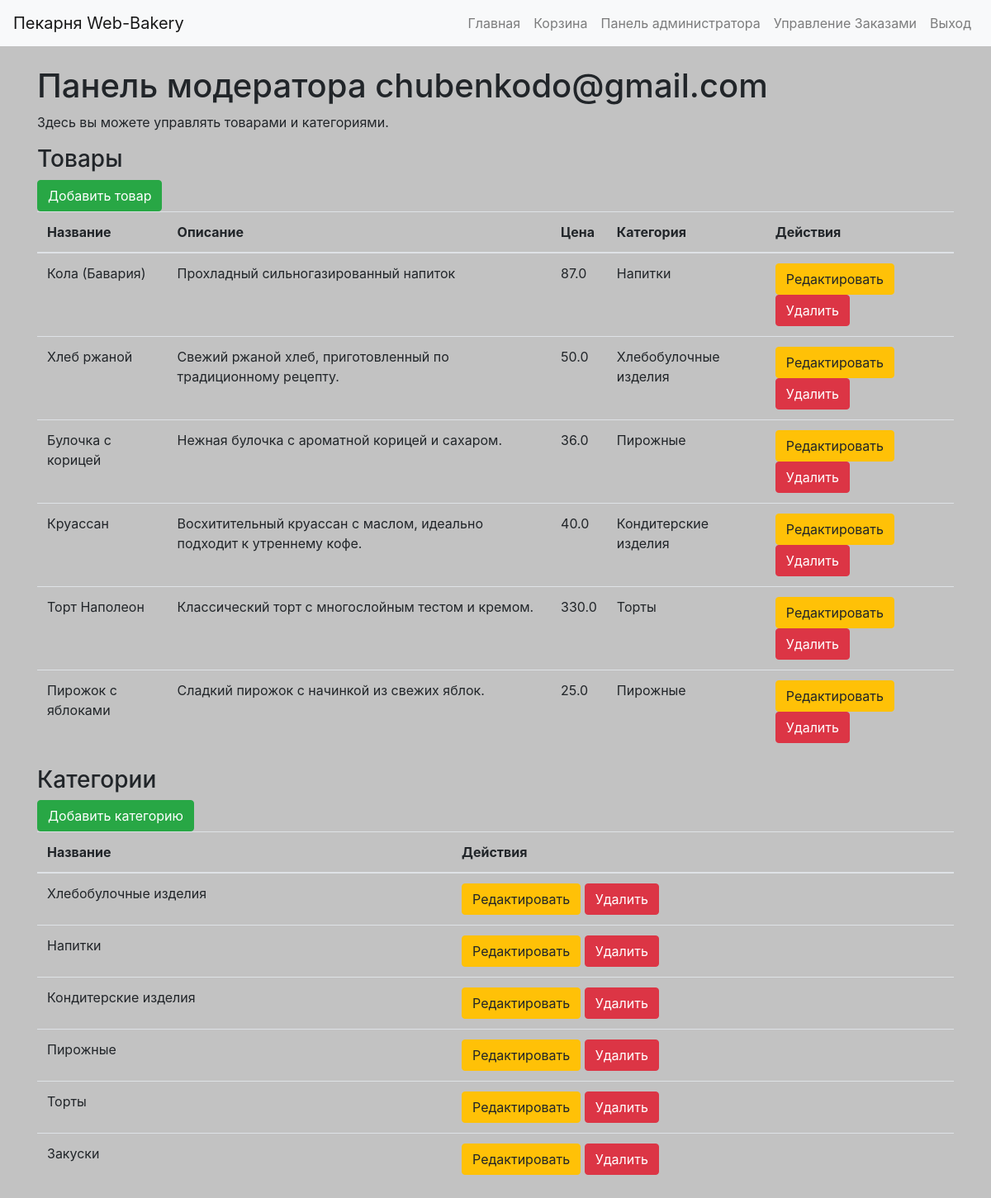
Page /moderator (signed in) on the committed database.
### app/models.py (models this page shows, shortened)
class User(db.Model, UserMixin):
    id = db.Column(db.Integer, primary_key=True)
    username = db.Column(db.String(80), unique=True, nullable=False)
    email = db.Column(db.String(120), unique=True, nullable=False)
    password = db.Column(db.String(200), nullable=False)
    role = db.Column(db.String(20), default='customer')  # customer, moderator, admin
    created_at = db.Column(db.DateTime, default=datetime.now)

class Product(db.Model):
    id = db.Column(db.Integer, primary_key=True)
    name = db.Column(db.String(100), nullable=False)
    description = db.Column(db.Text, nullable=True)
    price = db.Column(db.Float, nullable=False)
    category_id = db.Column(db.Integer, db.ForeignKey('category.id'), nullable=False)
    image_path = db.Column(db.String(200), nullable=True)  # Новое поле для изображения
    created_at = db.Column(db.DateTime, default=datetime.now)

class Category(db.Model):
    id = db.Column(db.Integer, primary_key=True)
    name = db.Column(db.String(80), unique=True, nullable=False)
    created_at = db.Column(db.DateTime, default=datetime.now)
    products = db.relationship('Product', backref='category', lazy=True)

### app/routes.py (the view)
    def wrapper(*args, **kwargs):
        if not current_user.is_authenticated or (current_user.role != 'moderator' and current_user.role != 'admin'):
            abort(403)
        return func(*args, **kwargs)

### app/__init__.py (called while the page is built)
def create_app():
    app = Flask(__name__)
    app.config['SECRET_KEY'] = 'supedawrseddacreweqtkey'
    app.config['SQLALCHEMY_DATABASE_URI'] = os.environ.get('DATABASE_URL', 'sqlite:///bakery.db')
    app.config['SQLALCHEMY_TRACK_MODIFICATIONS'] = False
    db.init_app(app)
    migrate.init_app(app, db)
    login_manager.init_app(app)
    login_manager.login_view = 'main.login'
    login_manager.login_message = "Пожалуйста, войдите, чтобы получить доступ к этой странице."
    login_manager.login_message_category = "warning"
    from .models import User, Product, Category
    @login_manager.user_loader
    def load_user(user_id):
        return User.query.get(int(user_id))
    from . import routes
    app.register_blueprint(routes.bp)
    with app.app_context():
        db.create_all()
    return app

### app/routes.py (called while the page is built)
def moder_required(func):
    def wrapper(*args, **kwargs):
        if not current_user.is_authenticated or (current_user.role != 'moderator' and current_user.role != 'admin'):
            abort(403)
        return func(*args, **kwargs)
    wrapper.__name__ = func.__name__
    return wrapper

@bp.route('/moderator')
@login_required
@moder_required
def moderator():
    products = Product.query.all()
    categories = Category.query.all()
    return render_template('moderator.html', products=products, categories=categories, moder=current_user.username)

### app/templates/moderator.html
{% extends 'base.html' %}
{% block content %}
<h1>Панель модератора {{moder}}</h1>
<p>Здесь вы можете управлять товарами и категориями.</p>
<h3>Товары</h3>
<a href="{{ url_for('main.create_product') }}" class="btn btn-success">Добавить товар</a>
<table class="table">
    <thead>
        <tr>
            <th>Название</th>
            <th>Описание</th>
            <th>Цена</th>
            <th>Категория</th>
            <th>Действия</th>
        </tr>
    </thead>
    <tbody> {% for product in products %} <tr>
            <td>{{ product.name }}</td>
            <td>{{ product.description }}</td>
            <td>{{ product.price }}</td>
            <td>{{ product.category.name }}</td>
            <td> <a href="{{ url_for('main.edit_product', product_id=product.id) }}"
                    class="btn btn-warning">Редактировать</a>
                <form action="{{ url_for('main.delete_product', product_id=product.id) }}" method="POST"
                    style="display:inline;"> <button type="submit" class="btn btn-danger">Удалить</button>
                </form>
            </td>
        </tr> {% endfor %} </tbody>
</table>
<h3>Категории</h3> <a href="{{ url_for('main.create_category') }}" class="btn btn-success">Добавить
    категорию</a>
<table class="table">
    <thead>
        <tr>
            <th>Название</th>
            <th>Действия</th>
        </tr>
    </thead>
    <tbody> {% for category in categories %} <tr>
            <td>{{ category.name }}</td>
            <td> <a href="{{ url_for('main.edit_category', category_id=category.id) }}"
                    class="btn btn-warning">Редактировать</a>
                <form action="{{ url_for('main.delete_category', category_id=category.id) }}" method="POST"
                    style="display:inline;"> <button type="submit" class="btn btn-danger">Удалить</button>
                </form>
            </td>
        </tr> {% endfor %} </tbody>
</table>
{% endblock %}

### app/static/style.css (style rules this page uses)
body { background-color: #c2c2c2; }

### rows in the picture
User: username "chubenkodo@gmail.com"
Product: name "Кола (Бавария)", description "Прохладный сильногазированный напиток", price "87.0", category.name "Напитки"
Product: name "Хлеб ржаной", description "Свежий ржаной хлеб, приготовленный по традиционному рецепту.", price "50.0", category.name "Хлебобулочные изделия"
Product: name "Булочка с корицей", description "Нежная булочка с ароматной корицей и сахаром.", price "36.0", category.name "Пирожные"
Product: name "Круассан", description "Восхитительный круассан с маслом, идеально подходит к утреннему кофе.", price "40.0", category.name "Кондитерские изделия"
Product: name "Торт Наполеон", description "Классический торт с многослойным тестом и кремом.", price "330.0", category.name "Торты"
Product: name "Пирожок с яблоками", description "Сладкий пирожок с начинкой из свежих яблок.", price "25.0", category.name "Пирожные"
Category: name "Хлебобулочные изделия"
Category: name "Напитки"
Category: name "Кондитерские изделия"
Category: name "Пирожные"
Category: name "Торты"
Category: name "Закуски"
